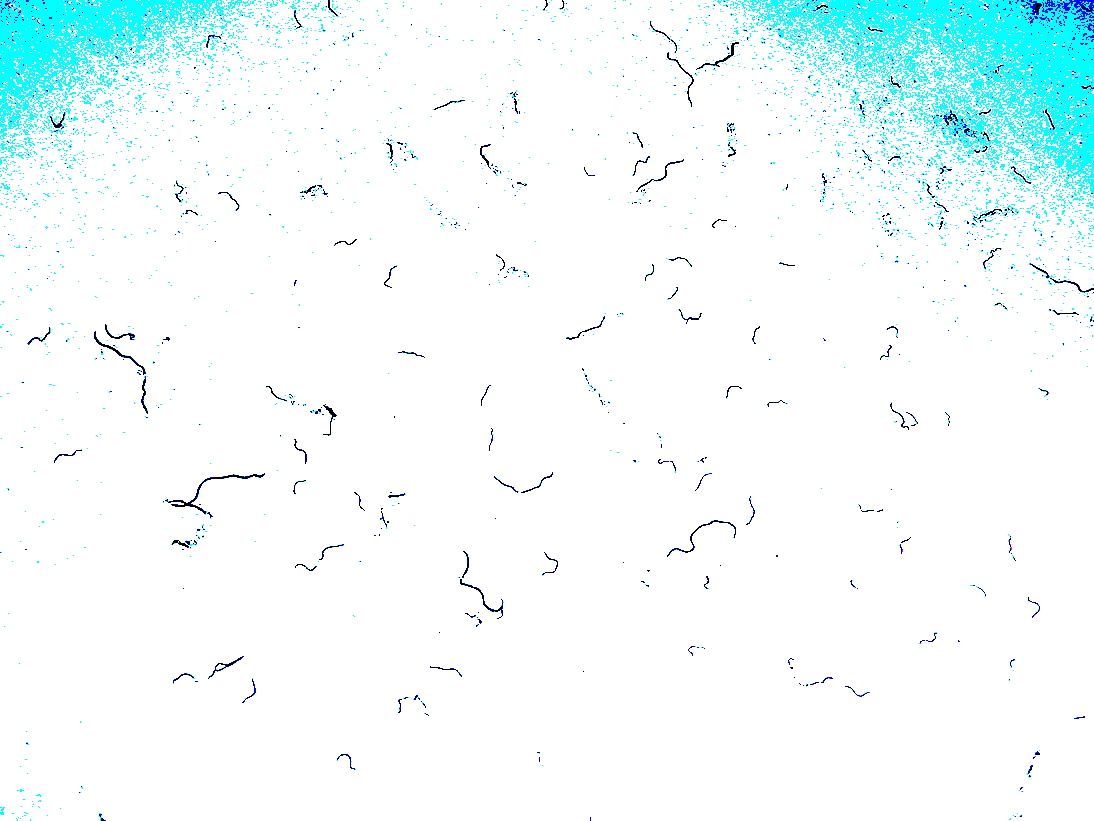
#> input picture raw_images/ice_worms_1_high_contrast.jpg, 1094 x 821 px
$ python ice_worm_counter.py   (Python 2 division)
#> lines starting #> are read from the running program, lines starting #| are printed output that depends on the picture
# Ice Worm Counter
#
# Take in an image of ice worms on snow, and count the worms.

# Strategies:
#  Sum rgb, look for connected areas below certain level.
#  Convert to grayscale, look for brightness values below certain level.
#  Increase contrast before running algorithm?
#   Probably not needed.


from PIL import Image
import math

# Parameters
# sample_res: How many rows to skip between samples
sample_res = 1

# Open image, store data.
raw_image = Image.open('raw_images/ice_worms_1_high_contrast.jpg')
#> raw_image is the input picture: PIL image 1094x821 RGB; mean R, G, B 240.2, 252.9, 253.8
#raw_image = Image.open('raw_images/ice_worms_1.jpg')
image_data = raw_image.getdata()
image_width, image_height = raw_image.size
#> image_width = 1094; image_height = 821

# List of raw sums of pixel data.
raw_sums = []

# Pixels that seem to be part of a worm.
#  This is the indices in the raw_sums list.
#  This list is of variable length.
worm_indices = []


def get_row(row_index):
    # Return a row of pixel data, length = image_width/ sample_res.
    pixel_data = []
    for column_index in range(image_width/sample_res):
        pixel_data.append(image_data[column_index*sample_res + row_index*image_width])
    return pixel_data


# Store all pixel data in a list of rows.
#  This could use a sample rate as well?
rows = []
for row_index in range(0, image_height):
    rows.append(get_row(row_index))


def make_color_histogram(raw_sums, worm_indices):
    # Make bins
    num_bins = 20
    bin_size = (3*255)/num_bins
    # Where does each bin end?
    bin_ends = [x*bin_size for x in range(num_bins)]
    # Initialize bins.
    bins = [0 for bin in range(0,num_bins+1)]

    # Make a histogram of color values.
    pixel_num = 0
    for row in rows:
        for pixel in row:
            sum_rgb = sum(pixel)
            # Place this pixel in a bin.
            #  Bin number is round(sum_rgb/bin_size)
            bin_number = int(round(sum_rgb/bin_size))
            bins[bin_number] += 1

            raw_sums.append(sum_rgb)

            # If this pixel is in the first bin, it's a worm.
            if bin_number == 0:
                worm_indices.append(pixel_num)

            pixel_num += 1
#> after the loop, pixel_num = 898174; worm_indices = 4170 values from 328 to 897184


    print bins
#| [4170, 0, 0, 0, 0, 0, 3216, 0, 0, 0, 0, 0, 0, 44799, 0, 0, 0, 0, 0, 0, 845989]

    import matplotlib.pyplot as plt
    plt.hist(raw_sums, bins=25)
    plt.title("Pixel values in an ice worm photo")
    plt.xlabel("Sum of rgb values for each pixel")
    plt.ylabel("Number of pixels")
    #plt.show()


make_color_histogram(raw_sums, worm_indices)


print len(raw_sums)
print len(worm_indices)

def draw_red_worms(rows, worm_indices):
    # Redraw the image data, but draw all worm pixels in red.
    red_worms_image = Image.new("RGBA", raw_image.size, (255,255,255,255))
#> red_worms_image: PIL image 1094x821 RGBA; every value is 255

    pixel_num = 0
    num_worm_pixels = 0

    for worm_index in worm_indices:
        # These are the pixels that need to be drawn in red.
        #  worm_index_y = floor (worm_index / image_width)
        #  worm_index_x = remainder
        # Write for py3 math, not dependent on py2 integer div
        worm_index_y = int(math.floor(worm_index/image_width))
        worm_index_x = worm_index % image_width
        red_worms_image.putpixel((worm_index_x, worm_index_y), (255,0,0,255))
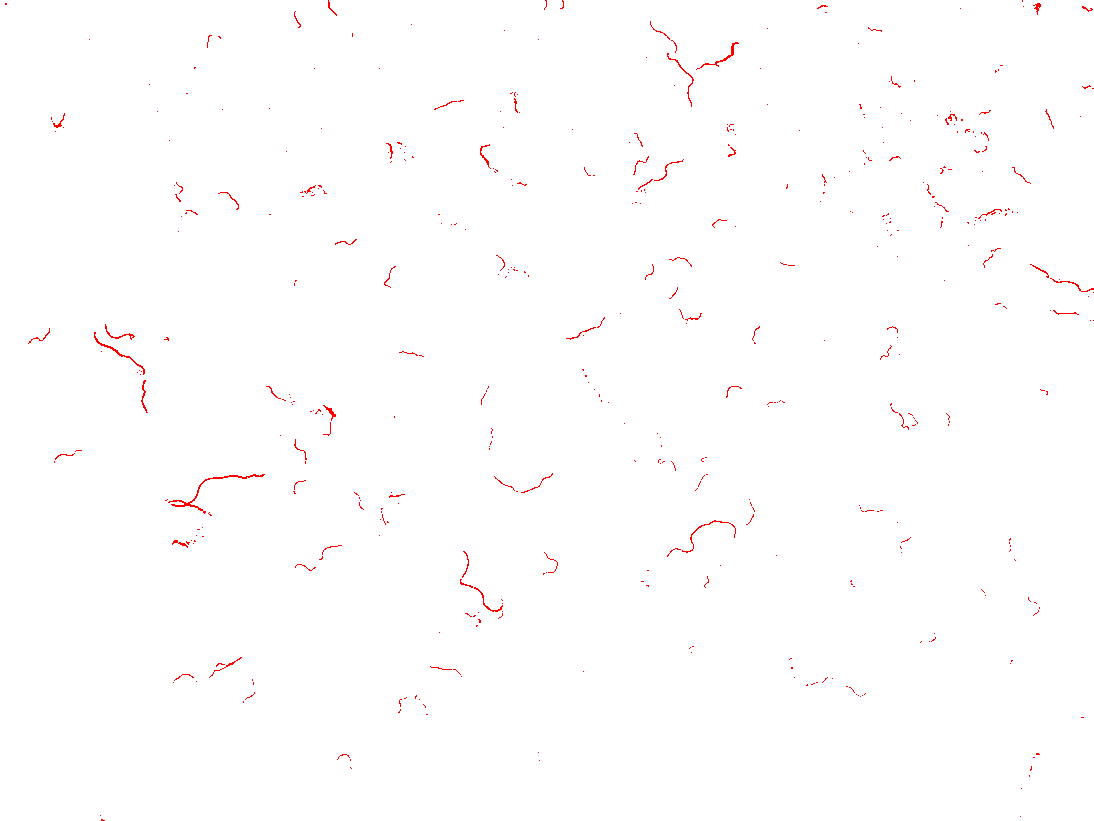
#> red_worms_image: PIL image 1094x821 RGBA; mean R, G, B, A 255, 253.8, 253.8, 255


    # Would png make better quality?
    red_worms_image.save('results/red_worms.png', 'PNG')

    return 0

    for y, row in enumerate(rows):
        print "Finished row %d of %d." % (y, len(rows))
        for x, pixel in enumerate(row):

            if pixel_num in worm_indices:
                # Place a red pixel.
                #print "Placing worm pixel %d." % num_worm_pixels
                #num_worm_pixels += 1
                red_worms_image.putpixel((x,y), (255,0,0,255))
                #red_worms_image[x,y] = 100
            else:
                # Place original pixel
                #red_worms_image.putpixel((x,y), pixel)
                #red_worms_image.putpixel((x,y), (255,255,255,255))
                pass
            pixel_num += 1

    red_worms_image.save('results/red_worms.png', 'PNG')


draw_red_worms(rows, worm_indices)
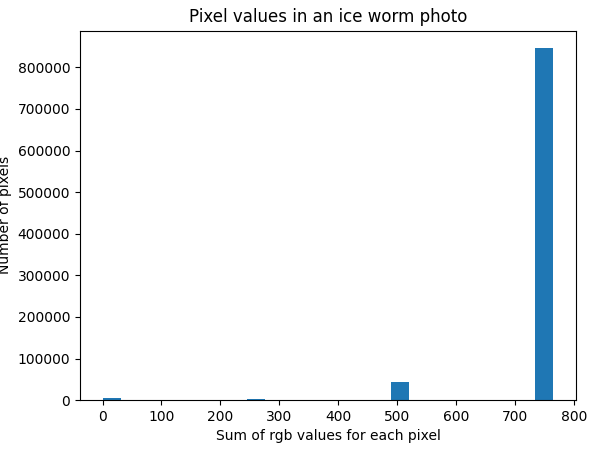
#> figure drawn by matplotlib, 1 panel; tallest bar 845989 high, from x = 734.4 to 765
